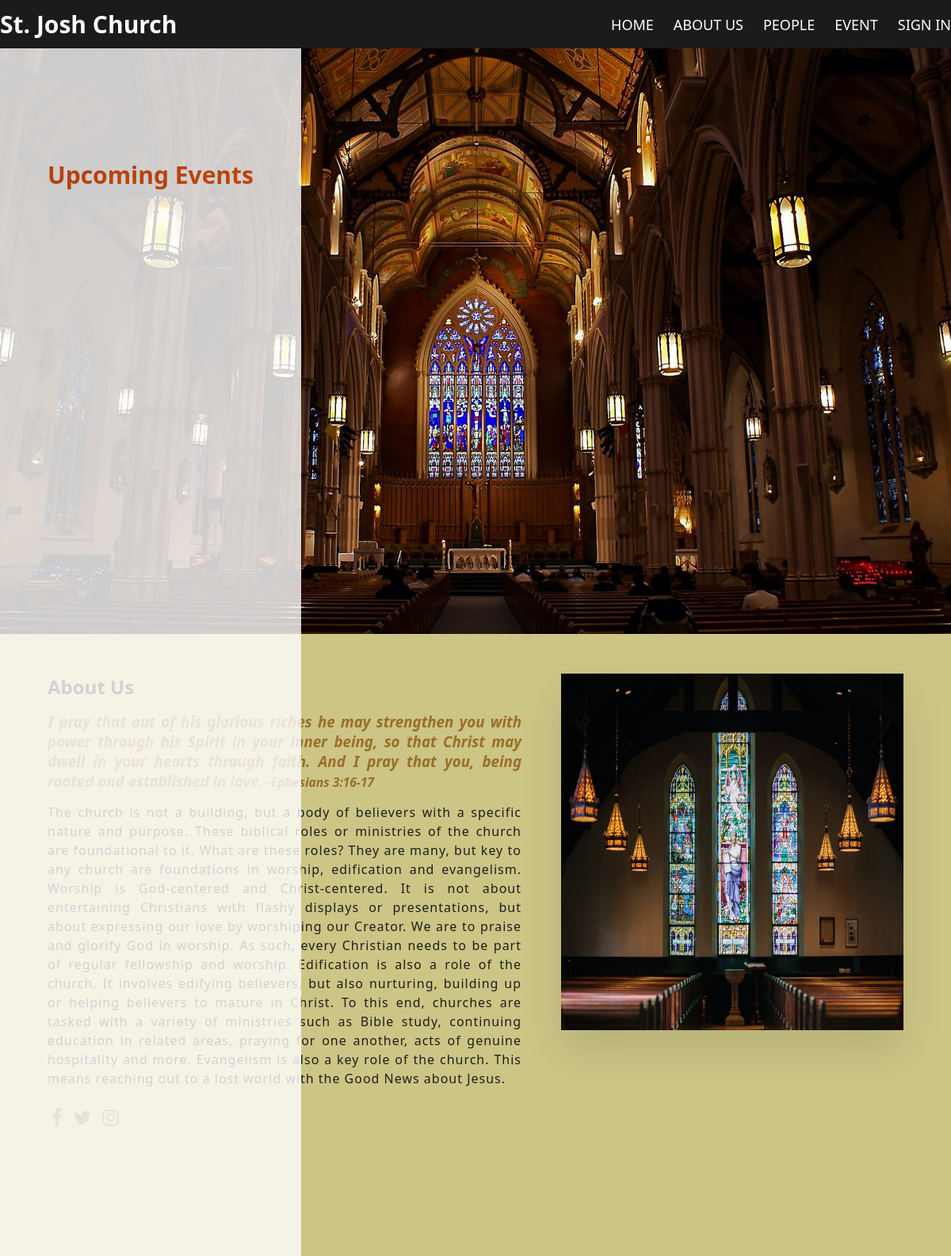
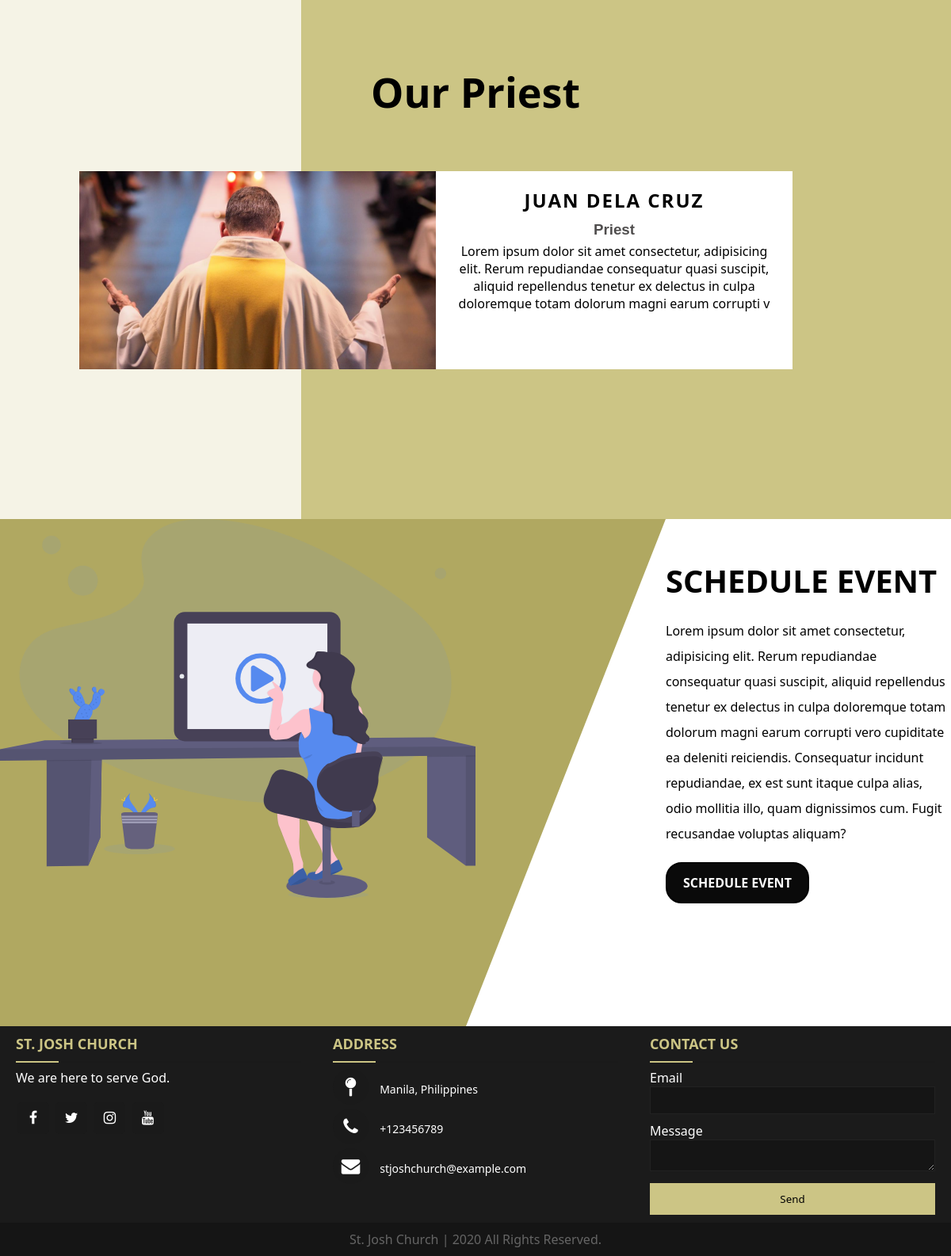
The page / on the database its author committed (2 pictures, top to bottom).
### tables this page shows
CREATE TABLE `people` (
  `id` int(11) NOT NULL,
  `name` varchar(200) DEFAULT NULL,
  `description` varchar(200) NOT NULL,
  `position` varchar(100) DEFAULT NULL,
  `photo` varchar(200) DEFAULT NULL
);

### index.php (the view, shortened to what this page needs)
<!DOCTYPE html>
<html lang="en">
<head>
    <link rel="stylesheet" href="./css/style.css?v=<?php echo time(); ?>">
    <link rel="stylesheet" href="https://cdnjs.cloudflare.com/ajax/libs/font-awesome/4.7.0/css/font-awesome.min.css">
</head>
<body>
    <?php require "includes/header.php";  ?>
    <main>
        <section class="banner">
            <div class="event-box">
                <h2 class="event-h2">upcoming events</h2>
            </div>
        </section>
        <section class="about">
            <?php require "about.php";  ?>
                <div class="people" id="people">
                    <div class="p-container">
                        <h1 class="title">Our Priest</h1>
                        <div class="p-card">
                            <?php include ('config.php');
                                $query = "select * FROM people";
                                $result = mysqli_query($con, $query);
                                while($row = $result->fetch_assoc()){
                                $imageURL = 'admin/photos/'.$row['photo'];
                            ?>
                        <div class="p-img-box"><img src="<?php echo $imageURL?>" alt=""> </div>
                            <div class="p-content">
                                <div>
                                    <h2 class="p-title"><?php echo $row['name']?></h2>
                                    <h3 class="role"><?php echo $row['position']?></h3>
                                    <p><?php echo $row['description']?></p>
                                </div>
                            </div>
                        </div>
                        <?php } ?>
                    </div>
                </div>
                <div class="menu" id="menu" >
                    <article class="menu-pic">
                        <img src="./admin/images/press.svg" alt="">
                    </article>
                    <article class="menu-text">
                        <div class="menu-text-center">
                            <h1>Schedule Event</h1>
                            <p>Lorem ipsum dolor sit amet consectetur, adipisicing elit. Rerum repudiandae consequatur quasi suscipit, aliquid repellendus tenetur ex delectus in culpa doloremque totam dolorum magni earum corrupti vero cupiditate ea deleniti reiciendis. Consequatur incidunt repudiandae, ex est sunt itaque culpa alias, odio mollitia illo, quam dignissimos cum. Fugit recusandae voluptas aliquam?</p>
                            <a target="_blank" href="login.php">Schedule Event</a>
                        </div>
                    </article>
                </div>
    <?php require "includes/footer.php";  ?>
</body>
</html>

### includes/header.php (shortened to what this page needs)
<header id="header">
    <nav class="navbar">
    <div class="nav-content">
        <div class="logo"><a href="#">St. Josh Church</a></div>
            <ul class="menu-list">
                <li><a href="#">home</a></li>
                <li><a href="#about">about us</a></li>
                <li><a href="#people">people</a></li>
                <li><a href="#menu">event</a></li>
                <li><a target="_blank" href="login.php">sign in</a></li>
            </ul>
    </div>
    </nav>
</header>

### about.php
<body>
    <div class="wrapper" id="about">
        <div class="section">
            <div class="left-section">
                <div class="about-content">
                    <div class="about-title">
                        <h2>About Us</h2>
                        <h3><em>I pray that out of his glorious riches he may strengthen you with power through his Spirit in your inner being, so that Christ may dwell in your hearts through faith. And I pray that you, being rooted and established in love. <small>-Ephesians 3:16-17</small></em></h3>
                    </div>
                    <p>The church is not a building, but a body of believers with a specific nature and purpose. These biblical roles or ministries of the church are foundational to it. What are these roles? They are many, but key to any church are foundations in worship, edification and evangelism. Worship is God-centered and Christ-centered. It is not about entertaining Christians with flashy displays or presentations, but about expressing our love by worshiping our Creator. We are to praise and glorify God in worship. As such, every Christian needs to be part of regular fellowship and worship. Edification is also a role of the church. It involves edifying believers, but also nurturing, building up or helping believers to mature in Christ. To this end, churches are tasked with a variety of ministries such as Bible study, continuing education in related areas, praying for one another, acts of genuine hospitality and more. Evangelism is also a key role of the church. This means reaching out to a lost world with the Good News about Jesus. </p>
                    <div class="social">
                        <a href="facebook.com"><i class="fa fa-facebook"></i></a>
                        <a href="twitter.com"><i class="fa fa-twitter"></i></a>
                        <a href="instagram.com"><i class="fa fa-instagram"></i></a>
                    </div>
                </div>
            </div>
            <div class="image-section">
                <img src="images/church.jpg" alt="photo">
            </div>
        </div>
    </div>
</body>
</html>

### includes/footer.php
<footer>
    <div class="footer-main-content">
        <div class="footer-left box">
            <h2 class="fh2">St. Josh Church</h2>
            <div class="footer-content">
                <p>We are here to serve God.</p>
                <div class="footer-social">
                    <a href="#"><span class="fa fa-facebook-f"></span></a>
                    <a href="#"><span class="fa fa-twitter"></span></a>
                    <a href="#"><span class="fa fa-instagram"></span></a>
                    <a href="#"><span class="fa fa-youtube"></span></a>
                </div>
            </div>
        </div>
        <div class="footer-center box">
            <h2 class="fh2">Address</h2>
            <div class="footer-content">
                <div class="place">
                <span class="fa fa-map-pin"></span>
                <span class="footer-text">Manila, Philippines</span>
                </div>
                <div class="phone">
                <span class="fa fa-phone"></span>
                <span class="footer-text">+123456789</span>
                </div>
                <div class="email">
                <span class="fa fa-envelope"></span>
                <span class="footer-text">stjoshchurch@example.com</span>
                </div>
            </div>
        </div>
        <div class="footer-right box">
            <h2 class="fh2">Contact us</h2>
            <div class="footer-content">
                <form action="#" class="footer-form">
                    <div class="f-email">
                        <div class="form-text">Email</div>
                        <input type="email" required>
                    </div>
                    <div class="f-msg">
                        <div class="form-text">Message</div>
                        <textarea rows="2" cols="25" required></textarea>
                    </div>
                    <div class="f-btn">
                        <button type="submit">Send</button>
                    </div>
                </form>
            </div>
        </div>
    </div>
    <div class="footer-bottom">
        <center>
            <span class="credit">St. Josh Church |</span>
            <span>2020 All Rights Reserved.</span>
        </center>
    </div>
</footer>

### rows shown on the page
people: photo (picture), name "JUAN DELA CRUZ", position "Priest", description "Lorem ipsum dolor sit amet consectetur, adipisicing elit. Rerum repudiandae consequatur quasi suscipit, aliquid repellendus tenetur ex delectus in culpa doloremque totam dolorum magni earum corrupti v"
